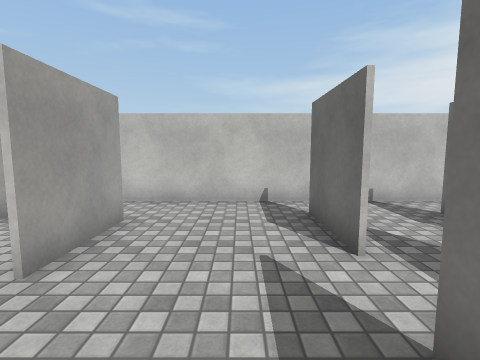
[1] (above)

17 first-person views from a walk through a 3-D level made in the Unity game engine. The camera is 1.4 m above the floor, tilts 6° down and sees 85° across. The floor is counted in squares, 1 m on a side. Each view is taken from the middle of a square. On the plan, view 1 faces up. The plan holds only what a view shows up to about 13 squares ahead; the rest is blank. The place goes on beyond the plan. The player character is not drawn. Surface patterns are stand-ins for the level's own textures.

[2]
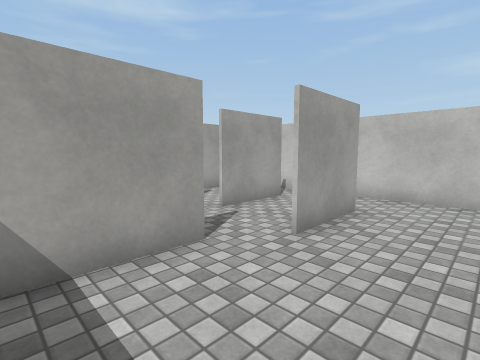

[3]
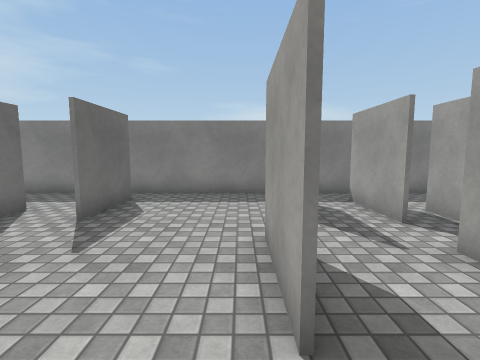

[4]
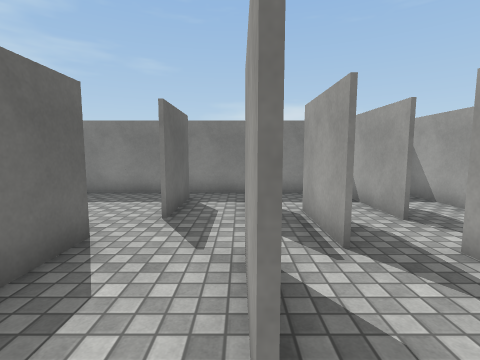

[5]
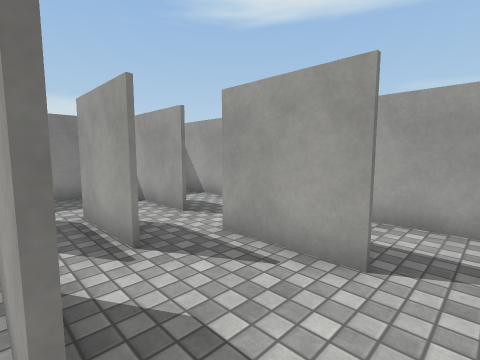

[6]
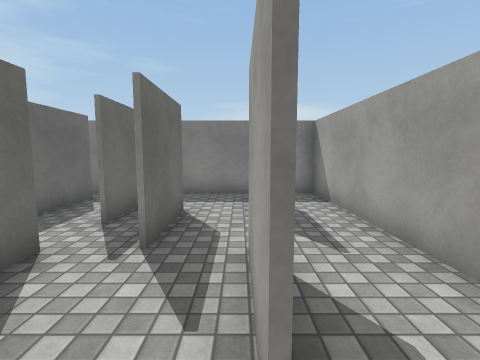

[7]
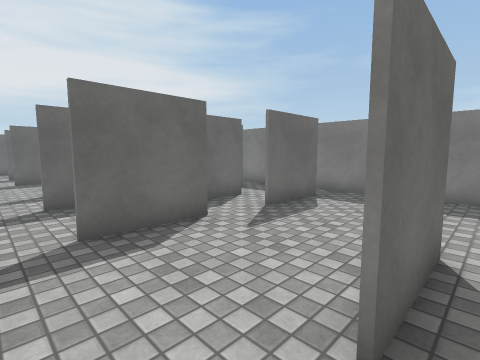

[8]
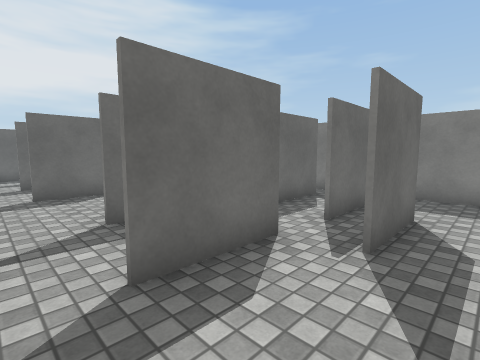

[9]
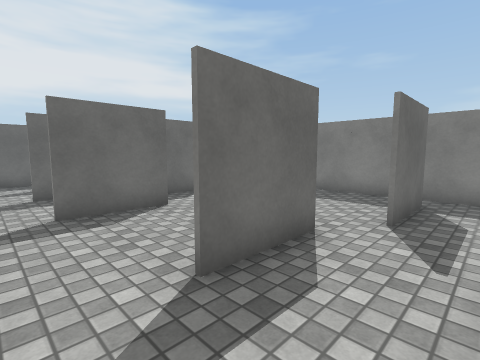

[10]
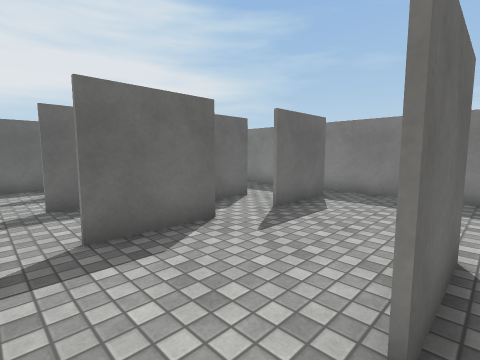

[11]
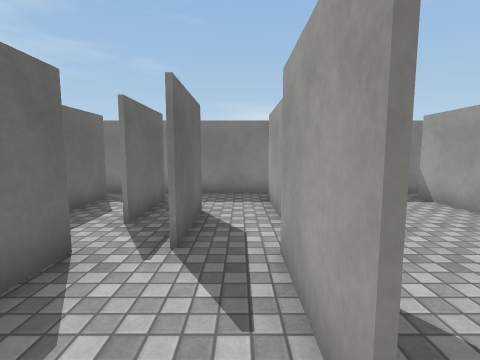

[12]
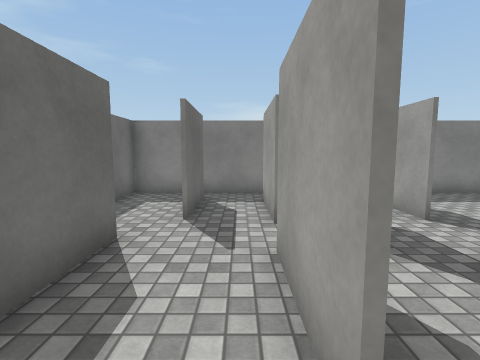

[13]
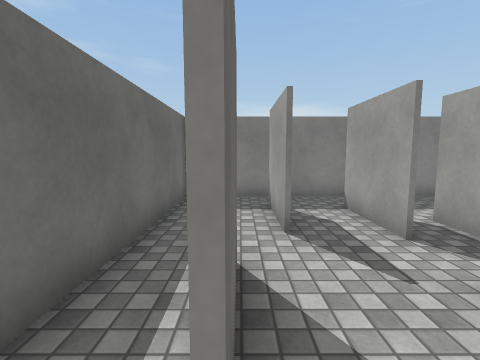

[14]
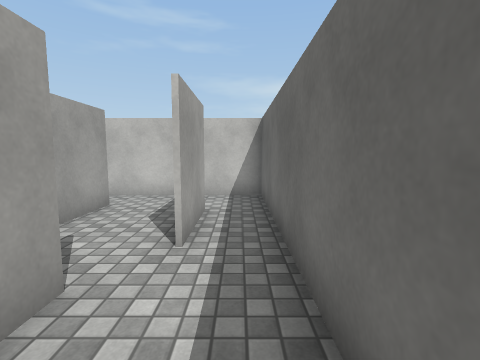

[15]
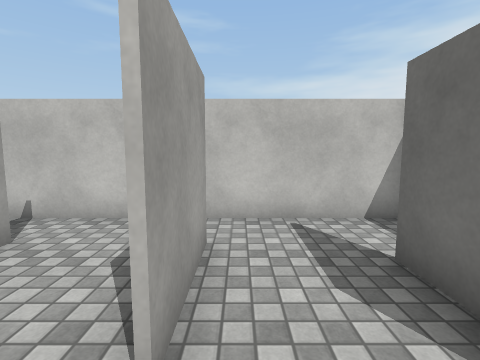

[16]
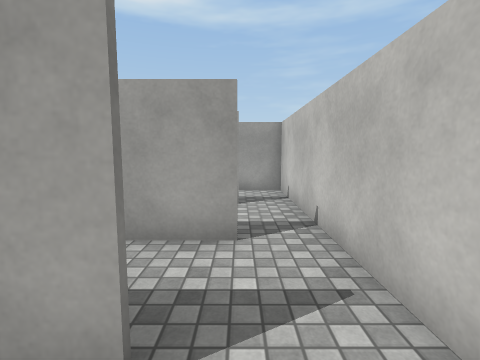

[17]
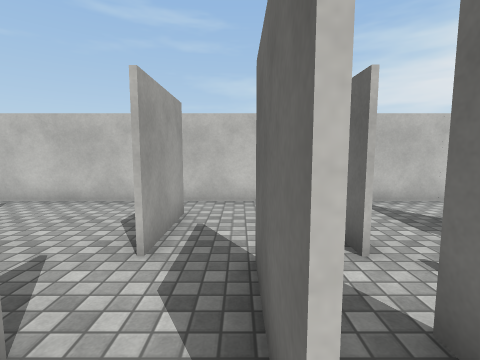

### Floor plan
Points are (right, up) in squares from view 1. A wall is a line through its corners. A room is listed if a view was taken in it or the views show most of it. See-through windows are left out.
Room 1 (views 1, 2, 3, 16)
walls: (1.6, 3.4) (1.6, 6); (-2.4, 5.4) (-2.4, 2.8); (-3.3, 1.6) (-3.3, -1); (3.2, 0.6) (3.2, 3.4); (1.3, -1) (1.3, 1.8); (1.6, 7.5) (-2.4, 7.5); (-2.9, -2.2) (1.1, -2.2)
ways out: opening at (-3, 6.5) to room 2; opening at (2, 6.5) to room 4; opening at (2, 1) to room 9; gap at (1, -1) to room 9; opening at (-3, 2) to room 14; gap at (-3, -1) to room 14
Room 2 (views 4, 5, 7)
walls: (-5.1, 6) (-5.1, 3.4); (-2.4, 7.5) (-5.4, 7.5); (-2.5, 2.8) (-2.5, 5.4)
ways out: opening at (-3, 6.5) to room 1; opening at (-5, 6.5) to room 11; opening at (-4, 4.5) to room 14
Room 3 (view 6)
walls: (-8.4, 1.8) (-8.4, 0.6); (-7.6, 7.5) (-10.6, 7.5) (-10.6, -2.2) (-9.1, -2.2); (-6.6, 0.6) (-6.6, 3.4)
ways out: opening at (-8, 6.5) to room 11; opening at (-8, 1.5) to room 15
Room 4 (view 8)
walls: (1.7, 6) (1.7, 3.4); (4.6, 3.4) (4.6, 6); (4.5, 7.5) (1.6, 7.5)
ways out: opening at (2, 6.5) to room 1; opening at (5, 6.5) to room 5; opening at (4, 3) to room 13
Room 5 (views 9, 10)
walls: (7.5, 7.5) (4.5, 7.5); (7.3, 2.8) (7.3, 5.4)
ways out: opening at (5, 6.5) to room 4; opening at (7, 6.5) to room 10; opening at (6, 4.5) to room 13
Room 6 (view 11)
walls: (11.4, 6) (11.4, 3.4); (14.5, 7.5) (10.5, 7.5); (14.4, 3.4) (14.4, 6)
ways out: opening at (14, 6.5) to room 7; opening at (11, 6.5) to room 10; opening at (12, 4.5) to room 12
Room 7 (views 12, 13, 15)
walls: (17, 2.8) (17, 5.4); (14.5, 6) (14.5, 3.4); (14.3, 2) (14.3, -0.8); (17.5, 7.5) (14.5, 7.5); (16.1, -1.1) (16.1, 1.6)
ways out: opening at (14, 6.5) to room 6; opening at (16, 2) to room 8; opening at (17, 6.5) to room 8; opening at (15, 0.5) to room 12
Room 8 (view 14)
walls: (16.2, 1.6) (16.2, -1.1); (17.1, 5.4) (17.1, 2.8); (16, -2.2) (18.7, -2.2) (18.7, 7.5) (17.5, 7.5)
ways out: opening at (16, 2) to room 7; opening at (17, 6.5) to room 7
Room 9 (view 17)
walls: (4.6, -0.2) (4.6, 2); (1.1, -2.2) (6, -2.2)
ways out: opening at (2, 1) to room 1; gap at (1, -1) to room 1; opening at (5, 0.5) to room 13
Room 10 (no view inside)
walls: (11.3, 3.4) (11.3, 6); (6.5, 1.1) (6.5, -1.1); (11, -1) (11, 1.8); (10.5, 7.5) (7.5, 7.5); (6, -2.2) (11, -2.2)
ways out: opening at (7, 6.5) to room 5; opening at (11, 6.5) to room 6; opening at (11, 2.5) to room 12; gap at (11, -1) to room 12; opening at (6, 2) to room 13
Room 11 (no view inside)
walls: (-6.5, 3.4) (-6.5, 0.6); (-5.2, 3.4) (-5.2, 4.1); (-8.1, 6) (-8.1, 3.4); (-5.4, 7.5) (-7.6, 7.5); (-5.3, 0.2) (-5.3, 2)
ways out: opening at (-5, 6.5) to room 2; opening at (-8, 6.5) to room 3; opening at (-5, 2.5) to room 14; opening at (-6, 1) to room 16
Room 12 (no view inside)
walls: (12.9, 0.6) (12.9, 3.4); (14.2, -0.8) (14.2, 2); (11.1, 1.8) (11.1, -0.9); (11, -2.2) (16, -2.2)
ways out: opening at (12, 4.5) to room 6; opening at (15, 0.5) to room 7; opening at (11, 2.5) to room 10; gap at (11, -1) to room 10
Room 13 (no view inside)
walls: (6.4, -1.1) (6.4, 1.6)
ways out: opening at (4, 3) to room 4; opening at (6, 4.5) to room 5; opening at (5, 0.5) to room 9; opening at (6, 2) to room 10
Room 14 (no view inside)
walls: (-5.2, 2) (-5.2, -0.8); (-3.4, -1.1) (-3.4, 1.6); (-4.9, -2.2) (-2.9, -2.2)
ways out: opening at (-3, 2) to room 1; gap at (-3, -1) to room 1; opening at (-4, 4.5) to room 2; opening at (-5, 2.5) to room 11; gap at (-5, -1) to room 16
Room 15 (no view inside)
walls: (-8.4, 0.6) (-8.4, -0.9); (-9.1, -2.2) (-6.4, -2.2)
ways out: opening at (-8, 1.5) to room 3; opening at (-7, -0.5) to room 16
Room 16 (no view inside)
walls: (-6.4, -2.2) (-4.9, -2.2)
ways out: opening at (-6, 1) to room 11; gap at (-5, -1) to room 14; opening at (-7, -0.5) to room 15

Positions as (right, up) in squares from view 1, and headings:
1: (0, 0), facing up
2: (0, -1), facing up-left
3: (-2, 7), facing down
4: (-5, 7), facing down
5: (-5, 7), facing down-left
6: (-8, 7), facing down
7: (-3, 7), facing down-right
8: (2, 7), facing down-right
9: (5, 7), facing down-right
10: (7, 7), facing down-right
11: (12, 7), facing down
12: (15, 7), facing down
13: (17, 6), facing down
14: (18, -1), facing up
15: (15, 2), facing up
16: (-1, 6), facing left
17: (3, 0), facing up
